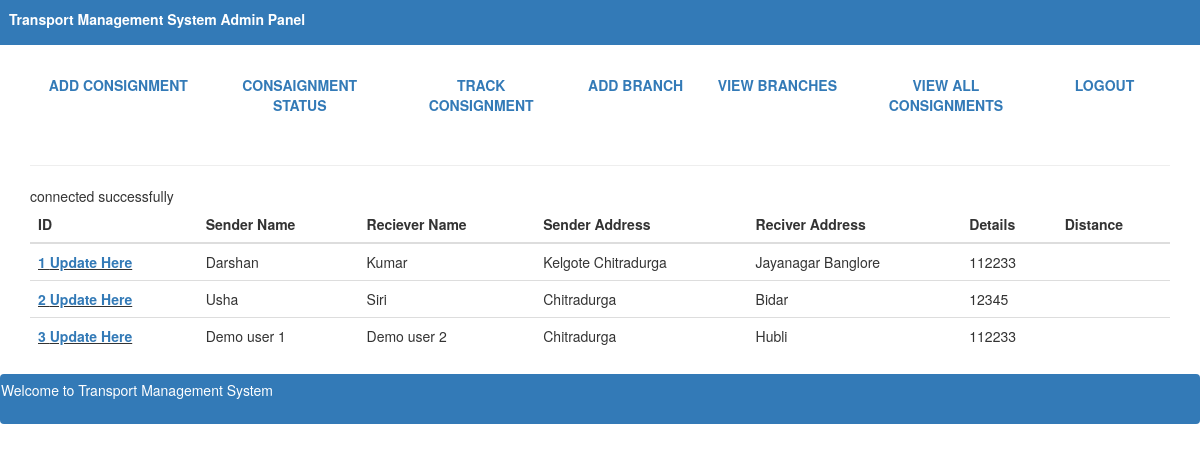
Screenshot of /TMSadmin/consStatus.php (signed in) with the database file from the repository.
### tables this page shows
CREATE TABLE `consdetails` (
  `consID` int(8) NOT NULL,
  `senderName` varchar(50) NOT NULL,
  `recieverName` varchar(150) NOT NULL,
  `senderAddress` varchar(150) NOT NULL,
  `recieverAddress` varchar(150) NOT NULL,
  `details` varchar(100) NOT NULL,
  `distance` varchar(100) NOT NULL,  `Verified` varchar(50) NOT NULL DEFAULT 'Not Verified'
);

### TMSadmin/consStatus.php (the view, shortened to what this page needs)
<!DOCTYPE html>
<html>
<head>
<link rel="stylesheet" href="https://stackpath.bootstrapcdn.com/bootstrap/3.4.1/css/bootstrap.min.css">
<link rel="stylesheet" href="https://stackpath.bootstrapcdn.com/bootstrap/3.4.1/css/bootstrap-theme.min.css">
</head>
<body>
<header style="height: 45px; padding-left: 9px; padding-top: 9px;" class="bg-primary text-white"><b>Transport Management System Admin Panel</b></header>
<div class="container">
<br>
<nav class="nav">
 <ul class="nav nav-pills nav-justified">
  <li class="nav-item">
    <a class="nav-link " href="addConsignment.php"><strong>ADD CONSIGNMENT</strong></a>
  </li>
  <li class="nav-item">
    <a class="nav-link" href="consStatus.php"><strong>CONSAIGNMENT STATUS</strong></a>
  </li>
  <li class="nav-item">
    <a class="nav-link" href="Track.php"><strong>TRACK CONSIGNMENT</strong></a>
    </li>
     <li class="nav-item">
    <a class="nav-link " href="addBranch.php"><strong>ADD BRANCH</strong></a>
  </li>
   <li class="nav-item">
    <a class="nav-link " href="viewBranch.php"><strong>VIEW BRANCHES</strong></a>
  </li>
   <li class="nav-item">
    <a class="nav-link " href="viewAll.php"><strong>VIEW ALL CONSIGNMENTS</strong></a>
  </li>
  <li class="nav-item">
    <a class="nav-link " href="logout.php"><strong>LOGOUT</strong></a>
  </li>
</ul>
</nav>
<br>
<hr>
<table class="table">
  <thead class="thead-dark">
    <tr>
      <th scope="col">ID</th>
       <th scope="col">Sender Name</th>
      <th scope="col">Reciever Name</th>
      <th scope="col">Sender Address</th>
        <th scope="col">Reciver Address</th>
          <th scope="col">Details</th>
              <th scope="col">Distance</th>
    </tr>
  </thead>
  <tbody>
   <?php
        include 'dbcon.php';
          $home_quer="SELECT * FROM consdetails  ";
          $home_quer_res=$con->prepare($home_quer);
          $home_quer_res->execute();
            try
              {
                if ($home_quer_res)
                {
                  $home_quer_res_as=$home_quer_res->fetchAll();
                  foreach ($home_quer_res_as as $row)
                  {
                  echo"<tr>";
                  echo'<td><b><u><a  href="view.php?CSid='.$row['consID'].'"> '.$row['consID'].' Update Here </a></u></b> </td>';
                   echo'<td> '.$row['senderName'].' </td>';
                    echo'<td> '.$row['recieverName'].' </td>';
                      echo'<td> '.$row['senderAddress'].' </td>';
                        echo'<td> '.$row['recieverAddress'].' </td>';
                           echo'<td> '.$row['details'].' </td>';
                              echo'<td> '.$row['distance'].' </td>';
                  }
                }
                else {
                      echo "Error In Fetching";
                }
              }
              catch(PDOException $pe)
              {
                echo $pe;
              }
      ?>
  </tbody>
</table>
</div>
<nav class="navbar fixed-top navbar-light bg-primary">
<marquee style="padding-top: 5px;">Welcome to Transport Management System</marquee>
</nav>
</body>
</html>

### rows the page displays
consdetails: consID "1", senderName "Darshan", recieverName "Kumar", senderAddress "Kelgote Chitradurga", recieverAddress "Jayanagar Banglore", details "112233"
consdetails: consID "2", senderName "Usha", recieverName "Siri", senderAddress "Chitradurga", recieverAddress "Bidar", details "12345"
consdetails: consID "3", senderName "Demo user 1", recieverName "Demo user 2", senderAddress "Chitradurga", recieverAddress "Hubli", details "112233"
